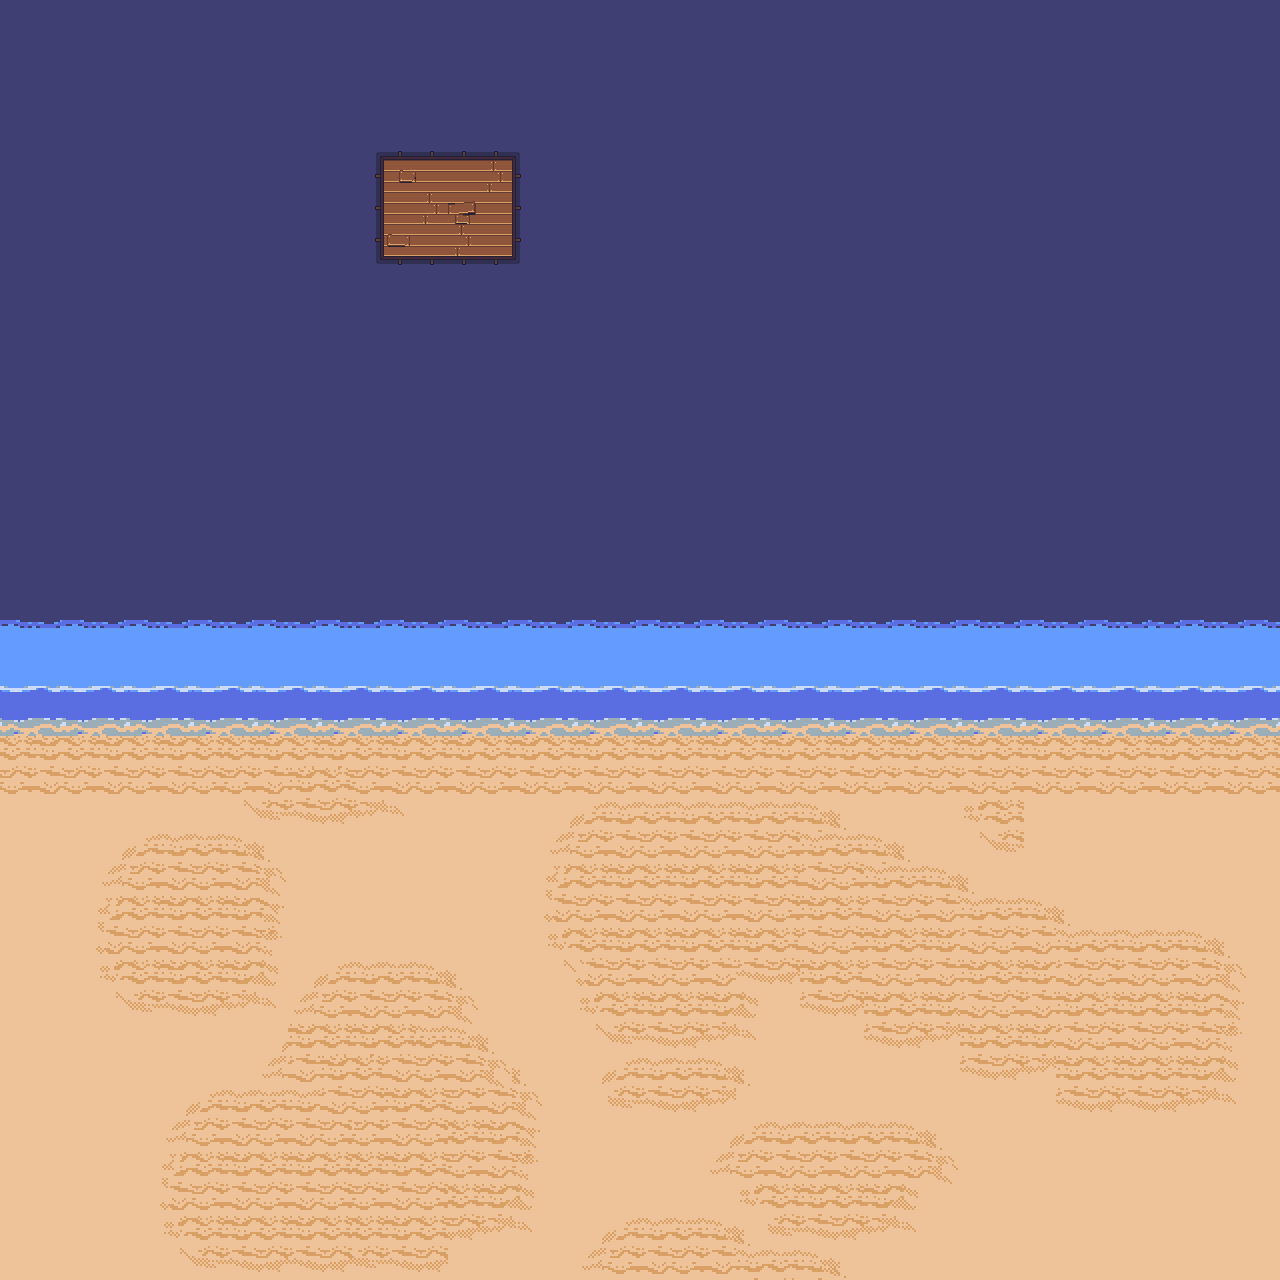

Below is a game level as drawn by its tile map, then a one-line description and the .tmx that defines it (tile-layer data replaced by summaries):
An orthogonal 40x40 tile map with 32x32 px tiles, 4 tile layers (Ground, Tile Layer 4, Foreground 50, Foreground 100), 3 tilesets.

<map version="1.2" tiledversion="1.3.5" orientation="orthogonal" renderorder="right-down" width="40" height="40" tilewidth="32" tileheight="32" infinite="0" nextlayerid="6" nextobjectid="1">
 <tileset firstgid="1" source="../../tilesets/Gather Games 0.x.tsx" />
 <tileset firstgid="929" source="../../tilesets/Gather University 0.x.tsx" />
 <tileset firstgid="1393" source="../../tilesets/Gather Castle 0.x.tsx" />
 <layer id="1" name="Ground" width="40" height="40">
  <data>[1600 cells, 1600 non-empty, 56 distinct tile ids]</data>
 </layer>
 <layer id="5" name="Tile Layer 4" width="40" height="40">
  <data>[1600 cells, 30 non-empty, 7 distinct tile ids]</data>
 </layer>
 <layer id="4" name="Foreground 50" width="40" height="40" opacity="0.5">
  <data>[1600 cells, 98 non-empty, 5 distinct tile ids]</data>
 </layer>
 <layer id="3" name="Foreground 100" width="40" height="40">
  <data>[1600 cells, 730 non-empty, 4 distinct tile ids]</data>
 </layer>
</map>
